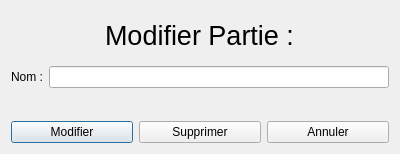
<?xml version="1.0" encoding="UTF-8"?>
<ui version="4.0">
 <class>formModifierPartie</class>
 <widget class="QDialog" name="formModifierPartie">
  <property name="geometry">
   <rect>
    <x>0</x>
    <y>0</y>
    <width>400</width>
    <height>154</height>
   </rect>
  </property>
  <property name="windowTitle">
   <string>Modification partie</string>
  </property>
  <property name="windowIcon">
   <iconset>
    <normaloff>../d20.ico</normaloff>../d20.ico</iconset>
  </property>
  <layout class="QVBoxLayout" name="verticalLayout">
   <item alignment="Qt::AlignHCenter">
    <widget class="QLabel" name="label">
     <property name="font">
      <font>
       <pointsize>20</pointsize>
      </font>
     </property>
     <property name="text">
      <string>Modifier Partie :</string>
     </property>
    </widget>
   </item>
   <item>
    <layout class="QFormLayout" name="formLayout_2">
     <property name="topMargin">
      <number>0</number>
     </property>
     <property name="rightMargin">
      <number>0</number>
     </property>
     <item row="0" column="0">
      <widget class="QLabel" name="label_7">
       <property name="text">
        <string>Nom :</string>
       </property>
      </widget>
     </item>
     <item row="0" column="1">
      <widget class="QLineEdit" name="nomPartie"/>
     </item>
    </layout>
   </item>
   <item>
    <layout class="QHBoxLayout" name="horizontalLayout_3">
     <property name="topMargin">
      <number>0</number>
     </property>
     <item>
      <widget class="QPushButton" name="modifierButton">
       <property name="text">
        <string>Modifier</string>
       </property>
      </widget>
     </item>
     <item>
      <widget class="QPushButton" name="supprimerButton">
       <property name="text">
        <string>Supprimer</string>
       </property>
      </widget>
     </item>
     <item>
      <widget class="QPushButton" name="retourButton">
       <property name="text">
        <string>Annuler</string>
       </property>
      </widget>
     </item>
    </layout>
   </item>
  </layout>
 </widget>
 <resources/>
 <connections>
  <connection>
   <sender>retourButton</sender>
   <signal>clicked()</signal>
   <receiver>formModifierPartie</receiver>
   <slot>close()</slot>
   <hints>
    <hint type="sourcelabel">
     <x>296</x>
     <y>423</y>
    </hint>
    <hint type="destinationlabel">
     <x>199</x>
     <y>221</y>
    </hint>
   </hints>
  </connection>
 </connections>
</ui>
